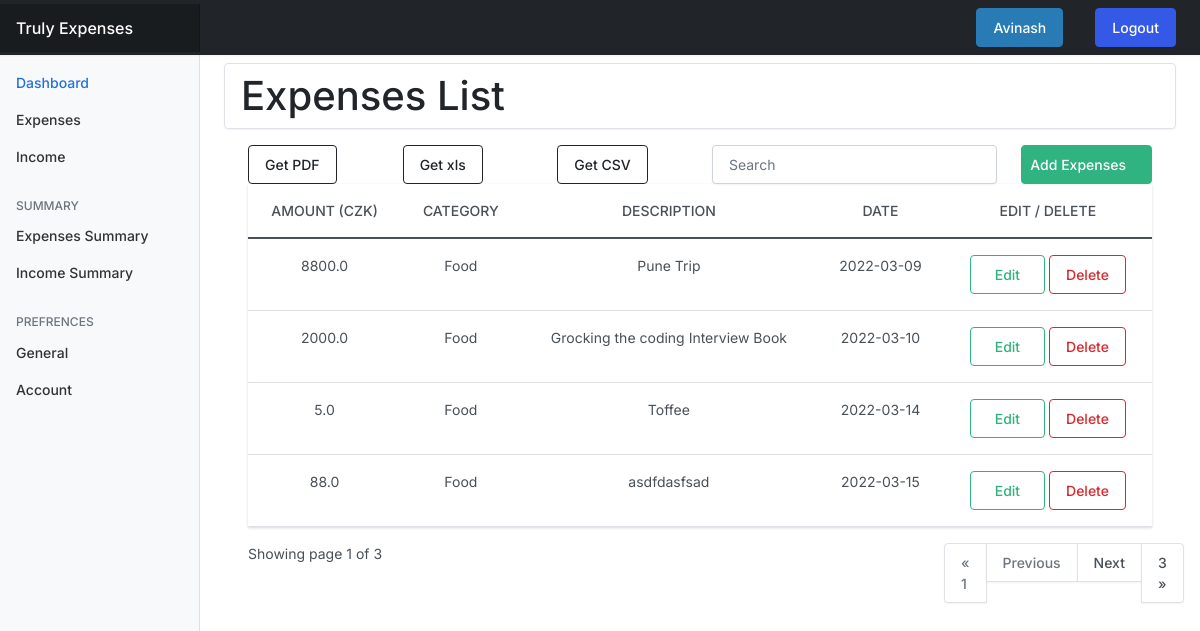
Page /expenses/ (signed in) on the earlier database version.
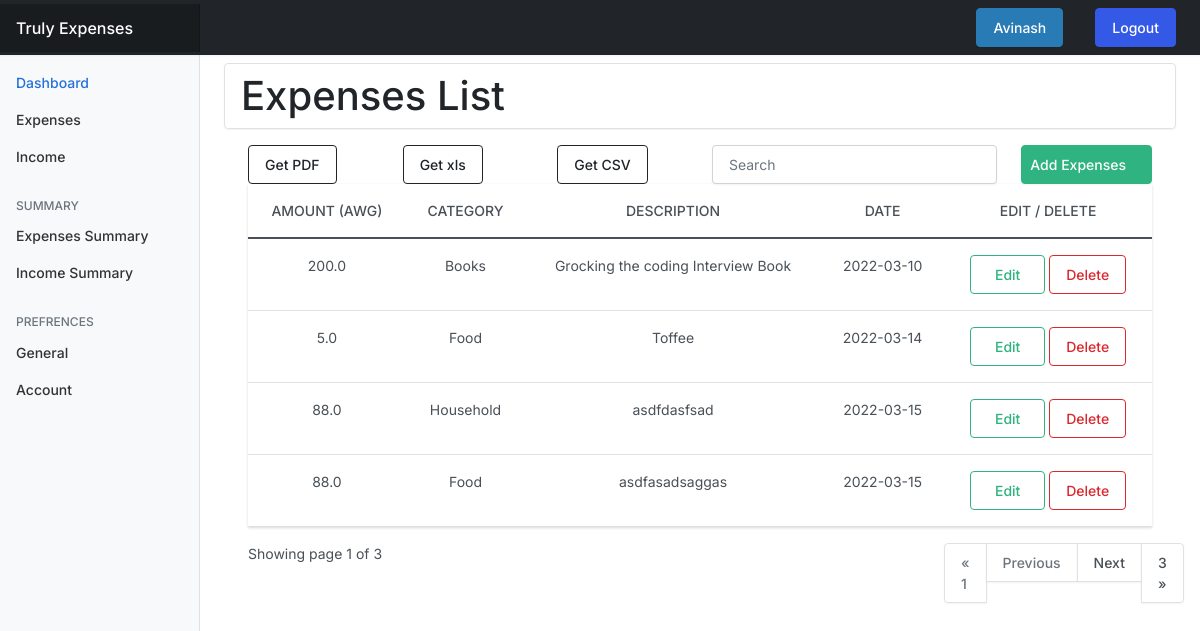
Same page on the later database version.
### userprefrences/models.py (models this page shows, shortened)
class UserPrefrences(models.Model):
    user = models.OneToOneField(User, on_delete = models.CASCADE)
    currency = models.CharField(max_length=255, blank=True, null=True, default="INR")
    def currency_name(self):
        return str(self.currency)

### expenses/models.py (models this page shows, shortened)
class Expense(models.Model):
    amount = models.FloatField()
    date = models.DateField(default=now)
    description = models.TextField()
    owner = models.ForeignKey(to=User, on_delete = models.CASCADE)
    category = models.CharField(max_length=266)
    class Meta:
        ordering: ['-date']

### expenses/views.py (the view)
# urls.py: path("", views.index, name="expenses"),
@login_required(login_url="/authentication/login/")
def index(request):
    categories = Category.objects.all()
    expenses = Expense.objects.filter(owner=request.user)
    paginator = Paginator(expenses, 4)
    page_number = request.GET.get('page')
    page_obj = Paginator.get_page(paginator, page_number)
    try:
        currency = UserPrefrences.objects.get(user = request.user)
    except:
        currency = UserPrefrences.objects.create(user=request.user)
    currency = currency.currency_name()
    context = {
        "expenses":expenses,
        "page_obj":page_obj,
        "currency":currency,
    }
    return render(request, "expenses/index.html", context)

### templates/expenses/index.html (shortened to what this page needs)
{% extends 'base.html' %}
{% load static %}
{% block content %}
<nav aria-label="breadcrumb d-flex flex-column" >
    <span class="breadcrumb mt-2 d-flex justify-content-between mt-2">
        <h1 class="mt-2 mb-2">Expenses List</h1>
    </span>
</nav>
<div class="container-lg ">
    <div class="row">
        <div class="col-md-2 col-2">
            <a href="" class="btn btn-outline-dark">Get PDF</a>
        </div>
        <div class="col-md-2 col-2">
            <a href="" class="btn btn-outline-dark">Get xls</a>
        </div>
        <div class="col-md-2 col-2" class="btn btn-outline-dark">
            <a href="{% url 'exp-export-csv' %}" class="btn btn-outline-dark">Get CSV</a>
        </div>
        <div class="col-md-4 col-4">
            <div class="form-group">
                <input
                    type="text"
                    class="form-control"
                    placeholder="Search"
                    id="searchField"
                >
            </div>
        </div>
        <div class="col-md-2 col-2 text-center">
            <a href="{% url 'add-expenses' %}" class="btn btn-success d-flex align-items-center px-2">Add Expenses</a>
        </div>
    </div>
    {% if expenses.count %}
    <div class="app-table">
        <table class="table table-stripped table-hover text-center">
            <thead>
                <tr>
                    <th>Amount ({{currency}})</th>
                    <th>Category</th>
                    <th>Description</th>
                    <th>Date</th>
                    <th>Edit / Delete</th>
                </tr>
            </thead>
            <tbody>
                {% for expense in page_obj %}
                <tr>
                    <td>{{expense.amount}}</td>
                    <td>{{expense.category}}</td>
                    <td>{{expense.description}}</td>
                    <td>{{expense.date|date:'Y-m-d'}}</td>
                    <td class="mx-2">
                        <a class="btn btn-outline-success px-4 " href="{% url 'edit-expenses' expense.id %}">Edit</a>
                        <a class="btn btn-outline-danger px-3 " href="{% url 'delete-expenses' expense.id %}">Delete</a>
                    </td>
                </tr>
                {% endfor %}
            </tbody>
        </table>
    </div>
    <div class="pagination-container">
        <div class="row">
            <div class="col-md-3">
                Showing page {{page_obj.number}} of {{ page_obj.paginator.num_pages }}
            </div>
            <div class="col-md-6"></div>
            <div class="col-md-3 float-right">
                <ul class="pagination align-right float-right mr-auto">
                    {% if page_obj.has_previous %}
                        <li {% if page_obj.number == "1" %} class="page-item active" {% endif %}>
                            <a class="page-link" href="?page=1">&laquo; 1</a>
                        </li>
                        <li class="page-item">
                            <a class="page-link" href="?page={{ page_obj.previous_page_number }}">Previous</a>
                        </li>
                    {% else %}
                        <li class="page-item disabled">
                            <a class="page-link disabled" href="" >&laquo; 1</a>
                        </li>
                        <li class="page-item disabled ">
                            <a class="page-link disabled " href="">Previous</a>
                        </li>
                    {% endif %}
                    {% if page_obj.has_next %}
                        <li class="page-item">
                            <a class="page-link" href="?page={{ page_obj.next_page_number }}">Next</a>
                        </li>
                        <li class="page-item">
                            <a class="page-link" href="?page={{ page_obj.paginator.num_pages }}">{{ page_obj.paginator.num_pages}} &raquo;</a>
                        </li>
                    {% endif %}
                </ul>
            </div>
        </div>
    </div>
    {% endif %}
</div>
{% endblock content %}

### templates/base.html (shortened to what this page needs)
{% load static %}
<!doctype html>
<html lang="en">
  <head>
    <link href="{% static 'css/bootstrap.min.css' %}" rel="stylesheet">
    <link href="{% static 'css/main.css' %}" rel="stylesheet">
    <link href="{% static 'css/dashboard.css' %}" rel="stylesheet">
  </head>
  <body>
<header class="navbar navbar-dark sticky-top bg-dark flex-md-nowrap p-0 shadow">
  <a class="navbar-brand col-md-3 col-lg-2 me-0 px-3" href="{% url 'expenses' %}">Truly Expenses</a>
  <div class="navbar-nav">
    <div class="nav-item text-nowrap d-flex">
      <div class="nav-link px-3">
        <a href="" class="nav-link px-3 btn btn-info" style="text-transform:capitalize">{{request.user}}</a>
      </div>
      <form action="{% url 'logout' %}" method="post" class="nav-link px-3">
        <input class="nav-link px-3 btn btn-primary" type="Submit" value="Logout">
      </form>
    </div>
  </div>
</header>
<div class="container-fluid">
  <div class="row">
    {% include 'partials/sidebar.html' %}
    <main class="col-md-9 ms-sm-auto col-lg-10 px-md-4">
      {% block content %}
      {% endblock content %}
    </main>
  </div>
</div>
  </body>
</html>

### templates/partials/sidebar.html (shortened to what this page needs)
{% load static %}
<nav id="sidebarMenu" class="col-md-3 col-lg-2 d-md-block bg-light sidebar collapse">
    <div class="position-sticky pt-3">
      <ul class="nav flex-column">
        <li class="nav-item">
          <a class="nav-link active" aria-current="page" href="{% url 'home' %}">
            Dashboard
          </a>
        </li>
        <li class="nav-item">
          <a class="nav-link" href="{% url 'expenses' %}">
            Expenses
          </a>
        </li>
        <li class="nav-item">
          <a class="nav-link" href="{% url 'income' %}">
            Income
          </a>
        </li>
      </ul>
      <h6 class="sidebar-heading d-flex justify-content-between align-items-center px-3 mt-4 mb-1 text-muted">
        <span>Summary</span>
      </h6>
      <ul class="nav flex-column mb-2">
        <li class="nav-item">
          <a class="nav-link" href="{% url 'expense-stats' %}">
            Expenses Summary
          </a>
        </li>
        <li class="nav-item">
          <a class="nav-link" href="{% url 'income-stats' %}">
            Income Summary
          </a>
        </li>
      <h6 class="sidebar-heading d-flex justify-content-between align-items-center px-3 mt-4 mb-1 text-muted">
        <span>Prefrences</span>
      </h6>
      <ul class="nav flex-column mb-2">
        <li class="nav-item">
          <a class="nav-link" href="{% url 'prefrences' %}">
            General
          </a>
        </li>
        <li class="nav-item">
          <a class="nav-link" href="#">
            Account
          </a>
        </li>
      </ul>
    </div>
  </nav>

### expense_tracker/static/css/dashboard.css (style rules this page uses)
body { font-size: .875rem; }
.sidebar { position: fixed; top: 0; bottom: 0; left: 0; z-index: 100; padding: 48px 0 0; box-shadow: inset -1px 0 0 rgba(0, 0, 0, .1); }
.sidebar .nav-link { font-weight: 500; color: #333; }
.sidebar .nav-link.active { color: #2470dc; }
.sidebar-heading { font-size: .75rem; text-transform: uppercase; }
.navbar-brand { padding-top: .75rem; padding-bottom: .75rem; font-size: 1rem; background-color: rgba(0, 0, 0, .25); box-shadow: inset -1px 0 0 rgba(0, 0, 0, .25); }

Differences in the rows shown:
removed Expense: amount "8800.0", category "Food", description "Pune Trip", date "2022-03-09"
changed UserPrefrences: currency "CZK" → "AWG"
changed Expense "Grocking the coding Interview Book": amount "2000.0" → "200.0"; category "Food" → "Books"
changed Expense "asdfdasfsad": category "Food" → "Household"
now on this page (row unchanged): Expense: amount "88.0", category "Food", description "asdfasadsaggas", date "2022-03-15"
